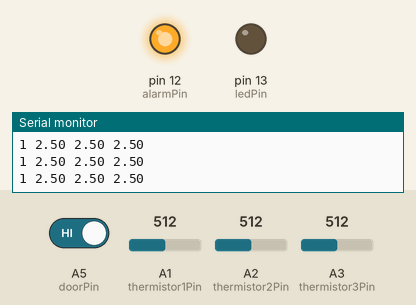
Simulated run of this sketch. Board: Arduino Uno, built with avr-gcc and run on an emulated ATmega328P. Shown: output pins drawn as LEDs (lit = HIGH), the last lines printed to the serial monitor. Inputs (shaded band) come from the test bench; at power-on: A5 (doorPin) HIGH, A3 (thermistor3Pin) = 512, A1 (thermistor1Pin) = 512, A2 (thermistor2Pin) = 512.

Above: at 1.2 s.
1.3 s: A5 (doorPin) driven LOW
At 2.5 s:
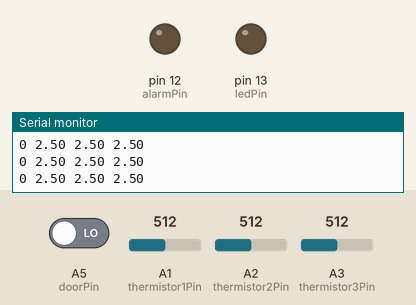
2.8 s: A3 (thermistor3Pin) set to 484
At 3.6 s:
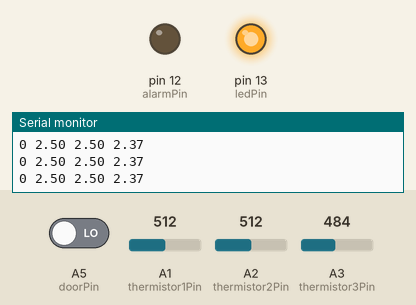
4.3 s: A3 (thermistor3Pin) set to 516
5.8 s: A3 (thermistor3Pin) set to 549
At 6.5 s:
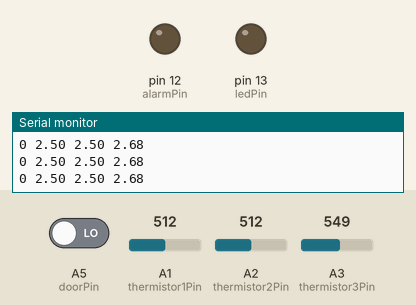
7.3 s: A3 (thermistor3Pin) set to 306
At 8.4 s:
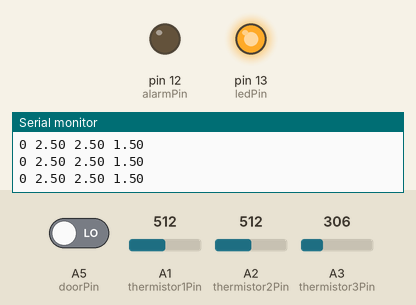
Timing chart, 0 to 9.8 s (numbered marks = the images above; inputs shaded):
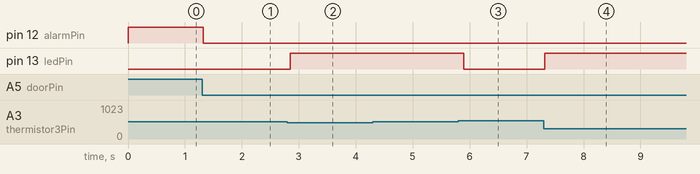

The sketch:

Thermal_incubator.ino
```cpp
const int thermistor1Pin = A1;
const int thermistor2Pin = A2;
const int thermistor3Pin = A3;
const int doorPin = A5;
const int ledPin = 13;
const int alarmPin = 12;
const float hysteresis = 0.1;      // select the pin for the LED

float voltage1 = 0;
float voltage2 = 0;
float voltage3 = 0;
int doorValue = 0;

void read_sensors() {
  voltage1 = analogRead (thermistor1Pin)/1023.*5.0;
  voltage2 = analogRead (thermistor2Pin)/1023.*5.0;
  voltage3 = analogRead (thermistor3Pin)/1023.*5.0;
  doorValue = digitalRead (doorPin);
}

void compare_voltages() {
  if ((doorValue == HIGH) || (voltage1 > 1.2*voltage2) || (voltage2 > 1.2*voltage1)){
  digitalWrite (alarmPin, HIGH);
  digitalWrite (ledPin,LOW);
 } else {
  digitalWrite (alarmPin, LOW);
  if((voltage1 > voltage3 + hysteresis) && (voltage2 > voltage3 + hysteresis)){
  digitalWrite (ledPin,HIGH);
 } else if ((voltage1 < voltage3 - hysteresis) && (voltage2 < voltage3 - hysteresis)){
  digitalWrite (ledPin, LOW);
 }
}
}

void print_values(){
Serial.print(doorValue);
Serial.print(" ");
Serial.print(voltage1);
Serial.print(" ");
Serial.print(voltage2);
Serial.print(" ");
Serial.println(voltage3);
}

void setup() {
  // declare the ledPin as an OUTPUT:
  pinMode(ledPin, OUTPUT);
  pinMode(alarmPin, OUTPUT);
  pinMode(doorPin, INPUT_PULLUP);
  Serial.begin(9600);
}

void loop() {
  read_sensors();

  compare_voltages();

  print_values();

  delay(100);

}
```

Measured:
- the behaviour switches between 492 and 491 on A3 (thermistor3Pin) (found by bisection; images 1 and 2)
- the behaviour switches between 532 and 533 on A3 (thermistor3Pin) (found by bisection; images 2 and 3)
- after the input at 1.3 s, pin 12 (alarmPin): HIGH → LOW at once
- after the input at 2.8 s, pin 13 (ledPin): LOW → HIGH after 0.05 s
- after the input at 5.8 s, pin 13 (ledPin): HIGH → LOW after 0.10 s
- after the input at 7.3 s, pin 13 (ledPin): LOW → HIGH at once
